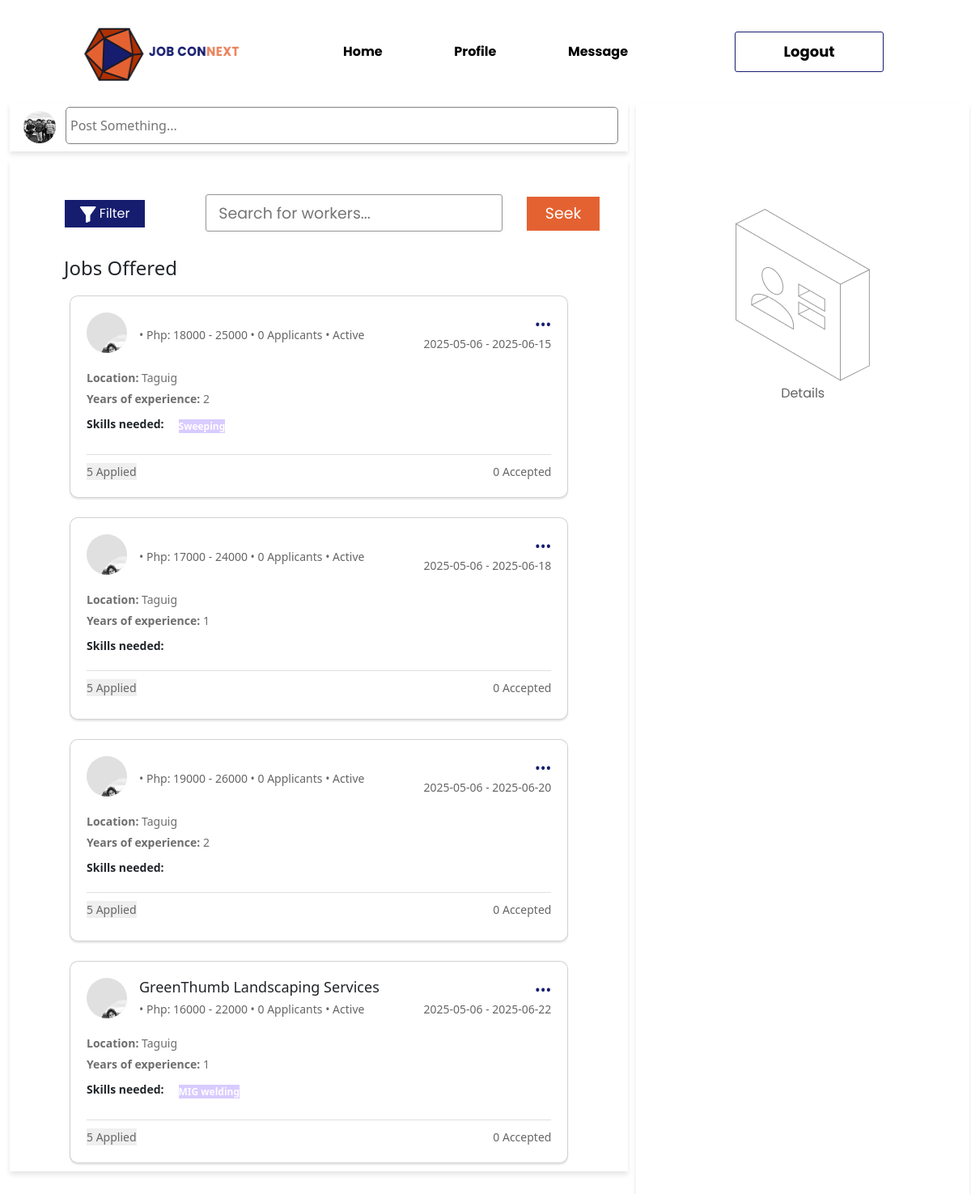
The page /ClientPortal/client_home.php on the database its author committed.
### tables this page shows
CREATE TABLE `tbl_client_jobpost` (
  `client_id` int(11) NOT NULL,
  `job_title` varchar(55) NOT NULL,
  `job_post_id` int(10) NOT NULL,
  `job_offer` varchar(50) NOT NULL,
  `salary_start` int(25) NOT NULL,
  `salary_end` int(25) NOT NULL,
  `picture/pdf` blob NOT NULL,
  `job_status` int(11) NOT NULL,
  `description` varchar(255) NOT NULL,
  `location` varchar(55) NOT NULL,
  `applicants` int(11) NOT NULL,
  `year_exp` int(11) NOT NULL,
  `start_posted` date NOT NULL DEFAULT current_timestamp(),
  `deadline` date NOT NULL
);

CREATE TABLE `tbl_client_skills_sets` (
  `id` int(10) NOT NULL,
  `client_id` int(10) NOT NULL,
  `skills` varchar(20) NOT NULL
);

CREATE TABLE `tbl_company_info` (
  `company_name` varchar(255) NOT NULL,
  `company_aboutUs` varchar(1000) NOT NULL,
  `company_Address` varchar(255) NOT NULL,
  `company_id` int(11) NOT NULL,
  `client_id` int(11) NOT NULL
);

### ClientPortal/template/tmplt_job_offered.php (the view, shortened to what this page needs)
<?php
$servername = "localhost";
$username = "root";
$password = "";
$database = "job_connext";
$conn = new mysqli($servername, $username, $password, $database);
?>
<?php
$job_offeredQRY = "SELECT * FROM tbl_client_jobpost";
$job_offeredEXE = mysqli_query($conn, $job_offeredQRY);
while ($row = mysqli_fetch_assoc($job_offeredEXE)) {
    $client_id = $row['client_id'];
    $job_salary_start = $row['salary_start'];
    $job_salary_end = $row['salary_end'];
    $num_applicants = $row['applicants'];
    $yr_Exp = $row['year_exp'];
    $date_posted = $row['start_posted'];
    $date_deadline = $row['deadline'];
    $job_status = $row['job_status'];
    $job_offered_companyname_QRY = "SELECT * FROM tbl_company_info WHERE client_id = $client_id";
    $job_offered_companyEXE = mysqli_query($conn, $job_offered_companyname_QRY);
    $company_name = '';
    while ($company_row = mysqli_fetch_assoc($job_offered_companyEXE)) {
        $company_name = $company_row['company_name'];
    }
    $colors = ['#D8CBFF', '#FFD8CB', '#CBFFD8', '#CBCDFF', '#FFCBE5', '#E0CBFF'];
    $skill_qry = "SELECT * FROM tbl_client_skills_sets WHERE client_id = $client_id";
    $skill_exe = mysqli_query($conn, $skill_qry);
    $i = 0;
    $skill_tags = '';
    while ($skill_row = mysqli_fetch_assoc($skill_exe)) {
        $skill_name = $skill_row['skills'];
        $color = $colors[$i % count($colors)];
        $skill_tags .= "<span class='skill-tag1' style='background-color: $color;'>{$skill_name}</span> ";
        $i++;
    }
    if ($job_status == null) {
        $status =  "Inactive";
    } else {
        $status = "Active";
    }
?>
    <a href="" class="card-link" style="color: black; text-decoration:none;">
        <div class="card" id="my-offer">
            <div class="job-header">
                <div class="profile-info">
                    <div class="avatar">
                        <img src="../Assets/image/18a32bd5b48b9bc6ead9580129a54aaf.jpg" alt="Avatar">
                    </div>
                    <div class="details">
                        <h3><?php echo $company_name ?></h3>
                        <p><?php echo " " . "•" . " " . "Php: " . $job_salary_start . " - " . $job_salary_end . " " . "•" . " " . $num_applicants . " " . "Applicants " . " • " . $status ?></p>
                    </div>
                </div>
                <div class="job-dates">
                    <div class="menu">•••</div>
                    <p><?php echo $date_posted . " - " . $date_deadline ?></p>
                </div>
            </div>
            <div class="job-body">
                <div class="info">
                    <p>
                        <strong>Location:</strong>
                        Taguig
                    </p>
                    <p>
                        <strong>Years of experience: </strong> <?php echo $yr_Exp ?>
                    </p>
                </div>
                <div class="skills">
                    <p><strong>Skills needed:</strong></p>
                    <span class="skill-tag"><?php echo $skill_tags; ?></span>
                </div>
            </div>
            <div class="job-footer">
                <button onclick="showAlert()" style="border: none;">
                    <p>5 Applied</p>
                </button>
                <p>0 Accepted</p>
            </div>
        </div>
    </a>
    <br>
<?php } ?>

### ClientPortal/client_home.php (shortened to what this page needs)
<!DOCTYPE html>
<html lang="en">
<head>
    <link href="https://cdn.jsdelivr.net/npm/bootstrap@5.3.3/dist/css/bootstrap.min.css" rel="stylesheet"
>
    <link rel="stylesheet" href="../ClientPortal/ModalFolder/modal_post.css">
    <link rel="stylesheet" href="../Assets/css/client_home.css">
    <link rel="stylesheet" href="../Assets/css/style.css">
</head>
<body>
<?php include "../ClientPortal/components/navbar.php"?>
    <div class="container-fluid custom-container" id="main_content">
        <div class="add_job">
            <div class="dp_photo">
                <img src="../Assets/image/18a32bd5b48b9bc6ead9580129a54aaf.jpg" alt="">
                <input
                    type="text"
                    class="custom-input"
                    placeholder="Post Something..."
                    id="post_something"
                    readonly
                    data-bs-toggle="modal"
                    data-bs-target="#postModal">
            </div>
        </div>
        <div class="worker_details">
            <div class="container" id="inside">
                <div class=" icon1">
                    <img src="../Assets/image/View Detail.png" alt="">
                    <div class="detail_text">
                        <p id="text_gd2">Details</p>
                    </div>
                </div>
            </div>
        </div>
        <div class="page_content">
            <div class=" row content-header" style="position: sticky; top: 0; z-index: 1; background-color:white; padding: 20px;">
                <div class="col-3">
                    <div class="container-fluid content-filter">
                        <button>
                            <img src="../Assets/image/filter (1) 1.png" alt="">
                            <span>
                                Filter
                            </span>
                        </button>
                    </div>
                </div>
                <div class="col-7">
                    <div class="container-fluid freelance-search">
                        <input type="text" placeholder="  Search for workers..." id="freelance-search">
                    </div>
                </div>
                <div class="col-2">
                    <div class="seek-worker">
                        <button>
                            <span>
                                Seek
                            </span>
                        </button>
                    </div>
                </div>
                <div class="row title-section">
                    <div class="col content-title">
                        <p>
                            Jobs Offered
                        </p>
                    </div>
                </div>
                <div class="row job-card">
                    <div class="col-12">
                        <?php  include '../ClientPortal/template/tmplt_job_offered.php'; ?>
                    </div>
                </div>
            </div>
        </div>
    </div>
    <?php
    include "../ClientPortal/ModalFolder/post_job_modal.php";
    ?>
</body>
</html>

### ClientPortal/components/navbar.php
<div class="nav_bar container-fluid text-center">
        <div class="header">
            <div class="row">
                <div class="col">
                    <div class="container-fluid" id="logo">
                        <img src="../Assets/image/462566530_896228739052589_2655126183685351288_n.png" alt="">
                    </div>
                </div>
                <div class="links col">
                    <div class="container-fluid" id="nav_list">
                        <ul>
                            <li><a href="client_home.php">Home</a></li>
                            <li><a href="../ClientPortal/client_profile.php">Profile</a></li>
                            <li><a href="../ClientPortal/client-message.php">Message</a></li>
                        </ul>
                    </div>
                </div>
                <div class="logout-btn col">
                    <div class="container-fluid">
                        <a href="../GuessPortal/LandingPage.php">
                            <button id="logout_butt">
                                Logout
                            </button>
                        </a>
                    </div>
                </div>
            </div>
        </div>
</div>

### ClientPortal/ModalFolder/post_job_modal.php (shortened to what this page needs)
<!DOCTYPE html>
<html lang="en">
<head>
    <link rel="stylesheet" href="https://cdn.jsdelivr.net/npm/sweetalert2@11/dist/sweetalert2.min.css">
    <link rel="stylesheet" href="https://cdn.jsdelivr.net/npm/sweetalert2@11/dist/sweetalert2.min.css">
</head>
<body>
</body>
</html>

### ClientPortal/ModalFolder/modal_post.css (style rules this page uses)
:root { --darkblue : #161D6F; --darkorange : #E46232; }

### Assets/css/client_home.css (style rules this page uses)
:root { --darkblue : #161D6F; --darkorange : #E46232; }
#logo { padding: 10px 10px 10px 10px ; }
.page_content { overflow-y:scroll; overflow-x: hidden; max-height: 1250px; }
.custom-container { max-width: 1450px; }
#main_content { display: grid; gap: 10px; grid-template-columns: 65% 35%; grid-template-rows:60px 70%; height: 100vh; }
.add_job { box-shadow: 0px 4px 6px rgba(0, 0, 0, 0.1); }
.worker_details { box-shadow: 0px 4px 6px rgba(0, 0, 0, 0.1); grid-row: span 2; position: sticky; top: 0; }
.page_content { box-shadow: 0px 4px 6px rgba(0, 0, 0, 0.1); grid-row: span 1; }
.dp_photo img { width: 40px; height: 40px; border-radius: 50% !important; display: flex; align-items: center; text-align: center; justify-content: center; flex-direction: row; margin-top: 5px; }
.dp_photo { padding: 5px 0px 0px 5px; justify-content: space-evenly; flex-direction: row; display: flex; }
.custom-input { width:90%; height: 30px; margin: 10px; border-radius: 5px; }
.worker_details { justify-content: center; display: flex; padding: 50px ; }
#inside { display: flex; justify-content: center; margin-top: 25%; }
.detail_text #text_gd2 { text-align: center; font-family: poppins; color: #636363; }
#post_something { height: 46px; margin:0px; }
.content-header { margin: 23px 0px 0px 0px; }
.content-filter { display: flex; justify-content: center; margin: 7px; }
.content-filter button { width: 99px; height: 34px; background-color: var(--darkblue); color: #fff; border: none; font-family: poppins; text-align: center; white-space: nowrap; }
.seek-worker { display: flex; }
.seek-worker button { height: 42px; width: 113px; font-family: poppins; font-size: 19px; color: #fff; border: none; background-color: var(--darkorange); margin: 3px; white-space: nowrap; }
#freelance-search { width: 98%; height: 46px; margin: 0px 17px; font-family: poppins; color: #5A5A5A; font-size: 19px; border-radius: 3px; border: #949494 1px solid; }
.title-section { margin: 25px 0px 0px 0px; padding: 0px 35px; font-size: 24px; font-weight: 500; }
.job-card { margin: 0px 0px 0px 0px; }
.job-card #my-offer { height: 250px; max-width: 100%; margin: 0px 30px; }
.job-card #my-offer img { border-radius:50%; width: 80px; height: 80px; margin: 25px 15px 15px; }
#my-offer { background-color: #fff; border-radius: 10px; box-shadow: 0px 2px 2px rgba(0, 0, 0, 0.1); padding: 20px; margin: 20px 0; font-size: 14px; }
.job-header { display: flex; justify-content: space-between; align-items: center; margin-bottom: 15px; }
.profile-info { display: flex; align-items: center; }
.avatar { width: 50px; height: 50px; background-color: #e0e0e0; border-radius: 50%; overflow: hidden; margin-right: 15px; }
.avatar img { width: 100%; height: 100%; object-fit: cover; }
.details h3 { margin: 0; font-size: 18px; }
.details p { margin: 5px 0 0; font-size: 14px; color: #666; }
.job-dates { text-align: right; }
.job-dates p { margin: 0; font-size: 14px; color: #666; }
.menu { font-size: 18px; color: var(--darkblue); cursor: pointer; }
.job-body { margin-bottom: 15px; }
.info p { margin: 5px 0; color: #6E6E6E; }
.skills { margin-top: 10px; display: flex; flex-wrap: wrap; gap: 8px; }
.skills p { margin: 0 0 5px; font-weight: bold; }
.skill-tag { display: inline-block; padding: 5px 10px; margin-right: 5px; margin-bottom: 5px; font-size: 12px; font-weight: bold; border-radius: 5px; color: #fff; white-space: nowrap; }
.job-footer { display: flex; justify-content: space-between; border-top: 1px solid #e0e0e0; padding-top: 10px; white-space: nowrap; }
.job-footer p { margin: 0; font-size: 14px; color: #666; white-space: nowrap; }
.job-card #my-offer img { border-radius:50%; width: 80px; height: 80px; margin: 25px 15px 15px; white-space: nowrap; }
.text-center { background-color: #ffffff44; z-index: 100; }

### rows shown on the page
tbl_client_jobpost: salary_start "18000", salary_end "25000", applicants "0", job_status "Active", start_posted "2025-05-06", deadline "2025-06-15", year_exp "2"
tbl_client_skills_sets: skills "Sweeping"
tbl_client_jobpost: salary_start "17000", salary_end "24000", applicants "0", job_status "Active", start_posted "2025-05-06", deadline "2025-06-18", year_exp "1"
tbl_client_jobpost: salary_start "19000", salary_end "26000", applicants "0", job_status "Active", start_posted "2025-05-06", deadline "2025-06-20", year_exp "2"
tbl_client_jobpost: tbl_company_info.company_name "GreenThumb Landscaping Services", salary_start "16000", salary_end "22000", applicants "0", job_status "Active", start_posted "2025-05-06", deadline "2025-06-22", year_exp "1"
tbl_client_skills_sets: skills "MIG welding"
